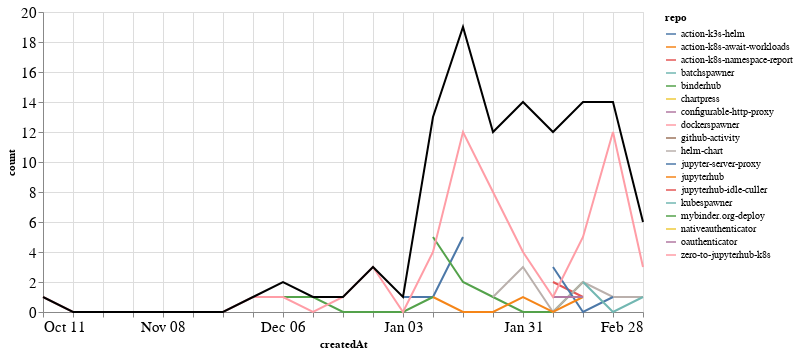

The notebook cell saved with this chart:
### Markdown cell above
### PRs

### Code cell
prs_time = prs.groupby('repo').resample('W', on='createdAt').count()['author'].reset_index()
prs_time = prs_time.rename(columns={'author': 'count'})
prs_time_total = prs_time.groupby('createdAt').agg({"count": "sum"}).reset_index()

ch1 = alt.Chart(prs_time, width=600).mark_line().encode(
    x='createdAt',
    y='count',
    color='repo',
    tooltip="repo"
)

ch2 = alt.Chart(prs_time_total, width=600).mark_line(color="black").encode(
    x='createdAt',
    y='count',
)

ch1 + ch2

### Figure 1 — Vega-Lite specification as saved in the notebook (floating-point values rounded to 4 significant figures)
{"config": {"axisLeft": {"labelFontSize": 15}, "axisBottom": {"labelFontSize": 15}}, "layer": [{"data": {"name": "data-660acfe2fcf2cf6d4b875bcd4915807a"}, "mark": "line", "encoding": {"color": {"type": "nominal", "field": "repo"}, "tooltip": {"type": "nominal", "field": "repo"}, "x": {"type": "temporal", "field": "createdAt"}, "y": {"type": "quantitative", "field": "count"}}, "width": 600}, {"data": {"name": "data-9ca35fe28762da0357679d2f45847ffc"}, "mark": {"type": "line", "color": "black"}, "encoding": {"x": {"type": "temporal", "field": "createdAt"}, "y": {"type": "quantitative", "field": "count"}}, "width": 600}], "$schema": "https://vega.github.io/schema/vega-lite/v4.8.1.json", "datasets": {"data-660acfe2fcf2cf6d4b875bcd4915807a": [{"repo": "action-k3s-helm", "createdAt": "2021-01-03T00:00:00", "count": 1}, {"repo": "action-k3s-helm", "createdAt": "2021-01-10T00:00:00", "count": 1}, {"repo": "action-k3s-helm", "createdAt": "2021-01-17T00:00:00", "count": 5}, {"repo": "action-k8s-await-workloads", "createdAt": "2021-02-07T00:00:00", "count": 3}, {"repo": "action-k8s-namespace-report", "createdAt": "2021-02-07T00:00:00", "count": 2}, {"repo": "action-k8s-namespace-report", "createdAt": "2021-02-14T00:00:00", "count": 1}, {"repo": "batchspawner", "createdAt": "2021-01-31T00:00:00", "count": 1}, {"repo": "binderhub", "createdAt": "2021-01-10T00:00:00", "count": 5}, {"repo": "binderhub", "createdAt": "2021-01-17T00:00:00", "count": 2}, {"repo": "binderhub", "createdAt": "2021-01-24T00:00:00", "count": 1}, {"repo": "binderhub", "createdAt": "2021-01-31T00:00:00", "count": 0}, {"repo": "binderhub", "createdAt": "2021-02-07T00:00:00", "count": 0}, {"repo": "binderhub", "createdAt": "2021-02-14T00:00:00", "count": 2}, {"repo": "chartpress", "createdAt": "2021-01-24T00:00:00", "count": 2}, {"repo": "configurable-http-proxy", "createdAt": "2021-02-07T00:00:00", "count": 2}, {"repo": "dockerspawner", "createdAt": "2021-02-28T00:00:00", "count": 1}, {"repo": "github-activity", "createdAt": "2021-01-10T00:00:00", "count": 1}, {"repo": "helm-chart", "createdAt": "2021-01-24T00:00:00", "count": 1}, {"repo": "helm-chart", "createdAt": "2021-01-31T00:00:00", "count": 3}, {"repo": "helm-chart", "createdAt": "2021-02-07T00:00:00", "count": 0}, {"repo": "helm-chart", "createdAt": "2021-02-14T00:00:00", "count": 2}, {"repo": "helm-chart", "createdAt": "2021-02-21T00:00:00", "count": 1}, {"repo": "helm-chart", "createdAt": "2021-02-28T00:00:00", "count": 1}, {"repo": "jupyter-server-proxy", "createdAt": "2021-02-07T00:00:00", "count": 3}, {"repo": "jupyter-server-proxy", "createdAt": "2021-02-14T00:00:00", "count": 0}, {"repo": "jupyter-server-proxy", "createdAt": "2021-02-21T00:00:00", "count": 1}, {"repo": "jupyterhub", "createdAt": "2021-01-10T00:00:00", "count": 1}, {"repo": "jupyterhub", "createdAt": "2021-01-17T00:00:00", "count": 0}, {"repo": "jupyterhub", "createdAt": "2021-01-24T00:00:00", "count": 0}, {"repo": "jupyterhub", "createdAt": "2021-01-31T00:00:00", "count": 1}, {"repo": "jupyterhub", "createdAt": "2021-02-07T00:00:00", "count": 0}, {"repo": "jupyterhub", "createdAt": "2021-02-14T00:00:00", "count": 1}, {"repo": "jupyterhub-idle-culler", "createdAt": "2021-01-31T00:00:00", "count": 1}, {"repo": "kubespawner", "createdAt": "2021-02-14T00:00:00", "count": 2}, {"repo": "kubespawner", "createdAt": "2021-02-21T00:00:00", "count": 0}, {"repo": "kubespawner", "createdAt": "2021-02-28T00:00:00", "count": 1}, {"repo": "mybinder.org-deploy", "createdAt": "2020-12-06T00:00:00", "count": 1}, {"repo": "mybinder.org-deploy", "createdAt": "2020-12-13T00:00:00", "count": 1}, {"repo": "mybinder.org-deploy", "createdAt": "2020-12-20T00:00:00", "count": 0}, {"repo": "mybinder.org-deploy", "createdAt": "2020-12-27T00:00:00", "count": 0}, {"repo": "mybinder.org-deploy", "createdAt": "2021-01-03T00:00:00", "count": 0}, {"repo": "mybinder.org-deploy", "createdAt": "2021-01-10T00:00:00", "count": 1}, {"repo": "nativeauthenticator", "createdAt": "2021-01-31T00:00:00", "count": 4}, {"repo": "oauthenticator", "createdAt": "2021-02-07T00:00:00", "count": 1}, {"repo": "oauthenticator", "createdAt": "2021-02-14T00:00:00", "count": 1}, {"repo": "zero-to-jupyterhub-k8s", "createdAt": "2020-10-11T00:00:00", "count": 1}, {"repo": "zero-to-jupyterhub-k8s", "createdAt": "2020-10-18T00:00:00", "count": 0}, {"repo": "zero-to-jupyterhub-k8s", "createdAt": "2020-10-25T00:00:00", "count": 0}, {"repo": "zero-to-jupyterhub-k8s", "createdAt": "2020-11-01T00:00:00", "count": 0}, {"repo": "zero-to-jupyterhub-k8s", "createdAt": "2020-11-08T00:00:00", "count": 0}, {"repo": "zero-to-jupyterhub-k8s", "createdAt": "2020-11-15T00:00:00", "count": 0}, {"repo": "zero-to-jupyterhub-k8s", "createdAt": "2020-11-22T00:00:00", "count": 0}, {"repo": "zero-to-jupyterhub-k8s", "createdAt": "2020-11-29T00:00:00", "count": 1}, {"repo": "zero-to-jupyterhub-k8s", "createdAt": "2020-12-06T00:00:00", "count": 1}, {"repo": "zero-to-jupyterhub-k8s", "createdAt": "2020-12-13T00:00:00", "count": 0}, {"repo": "zero-to-jupyterhub-k8s", "createdAt": "2020-12-20T00:00:00", "count": 1}, {"repo": "zero-to-jupyterhub-k8s", "createdAt": "2020-12-27T00:00:00", "count": 3}, {"repo": "zero-to-jupyterhub-k8s", "createdAt": "2021-01-03T00:00:00", "count": 0}, {"repo": "zero-to-jupyterhub-k8s", "createdAt": "2021-01-10T00:00:00", "count": 4}, {"repo": "zero-to-jupyterhub-k8s", "createdAt": "2021-01-17T00:00:00", "count": 12}, {"repo": "zero-to-jupyterhub-k8s", "createdAt": "2021-01-24T00:00:00", "count": 8}, {"repo": "zero-to-jupyterhub-k8s", "createdAt": "2021-01-31T00:00:00", "count": 4}, {"repo": "zero-to-jupyterhub-k8s", "createdAt": "2021-02-07T00:00:00", "count": 1}, {"repo": "zero-to-jupyterhub-k8s", "createdAt": "2021-02-14T00:00:00", "count": 5}, {"repo": "zero-to-jupyterhub-k8s", "createdAt": "2021-02-21T00:00:00", "count": 12}, {"repo": "zero-to-jupyterhub-k8s", "createdAt": "2021-02-28T00:00:00", "count": 3}], "data-9ca35fe28762da0357679d2f45847ffc": [{"createdAt": "2020-10-11T00:00:00", "count": 1}, {"createdAt": "2020-10-18T00:00:00", "count": 0}, {"createdAt": "2020-10-25T00:00:00", "count": 0}, {"createdAt": "2020-11-01T00:00:00", "count": 0}, {"createdAt": "2020-11-08T00:00:00", "count": 0}, {"createdAt": "2020-11-15T00:00:00", "count": 0}, {"createdAt": "2020-11-22T00:00:00", "count": 0}, {"createdAt": "2020-11-29T00:00:00", "count": 1}, {"createdAt": "2020-12-06T00:00:00", "count": 2}, {"createdAt": "2020-12-13T00:00:00", "count": 1}, {"createdAt": "2020-12-20T00:00:00", "count": 1}, {"createdAt": "2020-12-27T00:00:00", "count": 3}, {"createdAt": "2021-01-03T00:00:00", "count": 1}, {"createdAt": "2021-01-10T00:00:00", "count": 13}, {"createdAt": "2021-01-17T00:00:00", "count": 19}, {"createdAt": "2021-01-24T00:00:00", "count": 12}, {"createdAt": "2021-01-31T00:00:00", "count": 14}, {"createdAt": "2021-02-07T00:00:00", "count": 12}, {"createdAt": "2021-02-14T00:00:00", "count": 14}, {"createdAt": "2021-02-21T00:00:00", "count": 14}, {"createdAt": "2021-02-28T00:00:00", "count": 6}]}}
